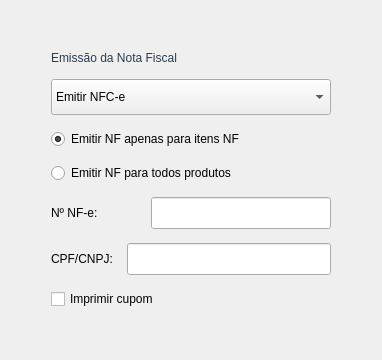
     <widget class="QWidget" name="page_NotaFiscal">
      <layout class="QVBoxLayout" name="vl_p3">
       <item>
        <spacer>
         <property name="orientation">
          <enum>Qt::Orientation::Vertical</enum>
         </property>
         <property name="sizeHint" stdset="0">
          <size>
           <width>20</width>
           <height>40</height>
          </size>
         </property>
        </spacer>
       </item>
       <item>
        <layout class="QHBoxLayout">
         <item>
          <spacer>
           <property name="orientation">
            <enum>Qt::Orientation::Horizontal</enum>
           </property>
           <property name="sizeHint" stdset="0">
            <size>
             <width>40</width>
             <height>20</height>
            </size>
           </property>
          </spacer>
         </item>
         <item>
          <layout class="QVBoxLayout" name="vl_p3_form">
           <property name="spacing">
            <number>14</number>
           </property>
           <item>
            <widget class="QLabel" name="lbl_nf_titulo">
             <property name="styleSheet">
              <string notr="true">font: 700 16pt &quot;Ubuntu&quot;; color: rgb(40,60,80);</string>
             </property>
             <property name="text">
              <string>Emissão da Nota Fiscal</string>
             </property>
            </widget>
           </item>
           <item>
            <widget class="QComboBox" name="CBox_ModeloEmit">
             <property name="minimumSize">
              <size>
               <width>280</width>
               <height>36</height>
              </size>
             </property>
             <item>
              <property name="text">
               <string>Emitir NFC-e</string>
              </property>
             </item>
             <item>
              <property name="text">
               <string>Emitir NF-e</string>
              </property>
             </item>
             <item>
              <property name="text">
               <string>Não Emitir NF</string>
              </property>
             </item>
            </widget>
           </item>
           <item>
            <widget class="QRadioButton" name="RadioBtn_EmitNfApenas">
             <property name="text">
              <string>Emitir NF apenas para itens NF</string>
             </property>
             <property name="checked">
              <bool>true</bool>
             </property>
            </widget>
           </item>
           <item>
            <widget class="QRadioButton" name="RadioBtn_EmitNfTodos">
             <property name="text">
              <string>Emitir NF para todos produtos</string>
             </property>
            </widget>
           </item>
           <item>
            <layout class="QHBoxLayout" name="hl_nnf">
             <property name="spacing">
              <number>8</number>
             </property>
             <item>
              <widget class="QLabel" name="Lbl_NNF">
               <property name="toolTip">
                <string>É recomendado usar o nNF gerado para seguir uma ordem crescente, apenas troque se necessário.</string>
               </property>
               <property name="text">
                <string>Nº NF-e:</string>
               </property>
              </widget>
             </item>
             <item>
              <widget class="QLineEdit" name="Ledit_NNF">
               <property name="minimumSize">
                <size>
                 <width>140</width>
                 <height>32</height>
                </size>
               </property>
               <property name="maximumSize">
                <size>
                 <width>180</width>
                 <height>32</height>
                </size>
               </property>
               <property name="toolTip">
                <string>É recomendado usar o nNF gerado para seguir uma ordem crescente, apenas troque se necessário.</string>
               </property>
              </widget>
             </item>
            </layout>
           </item>
           <item>
            <layout class="QHBoxLayout">
             <item>
              <widget class="QLabel" name="lbl_cpf">
               <property name="text">
                <string>CPF/CNPJ:</string>
               </property>
              </widget>
             </item>
             <item>
              <widget class="QLineEdit" name="Ledit_CpfCnpjCliente">
               <property name="minimumSize">
                <size>
                 <width>180</width>
                 <height>32</height>
                </size>
               </property>
               <property name="maximumSize">
                <size>
                 <width>220</width>
                 <height>32</height>
                </size>
               </property>
              </widget>
             </item>
            </layout>
           </item>
           <item>
            <widget class="QCheckBox" name="CheckImprimirCNF">
             <property name="text">
              <string>Imprimir cupom</string>
             </property>
             <property name="icon">
              <iconset resource="../Imagens/recursosImg.qrc">
               <normaloff>:/QEstoqueLOja/document-print.svg</normaloff>:/QEstoqueLOja/document-print.svg</iconset>
             </property>
            </widget>
           </item>
          </layout>
         </item>
         <item>
          <spacer>
           <property name="orientation">
            <enum>Qt::Orientation::Horizontal</enum>
           </property>
           <property name="sizeHint" stdset="0">
            <size>
             <width>40</width>
             <height>20</height>
            </size>
           </property>
          </spacer>
         </item>
        </layout>
       </item>
       <item>
        <spacer>
         <property name="orientation">
          <enum>Qt::Orientation::Vertical</enum>
         </property>
         <property name="sizeHint" stdset="0">
          <size>
           <width>20</width>
           <height>40</height>
          </size>
         </property>
        </spacer>
       </item>
      </layout>
     </widget>
